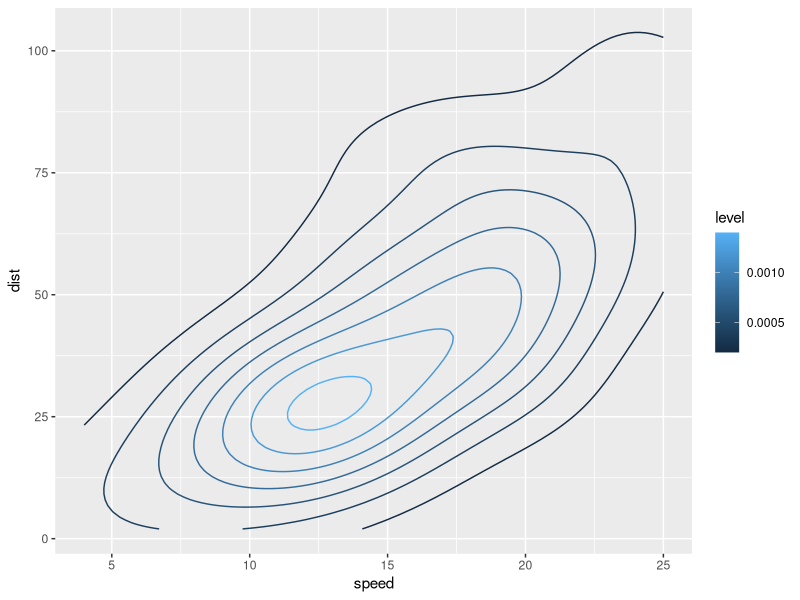
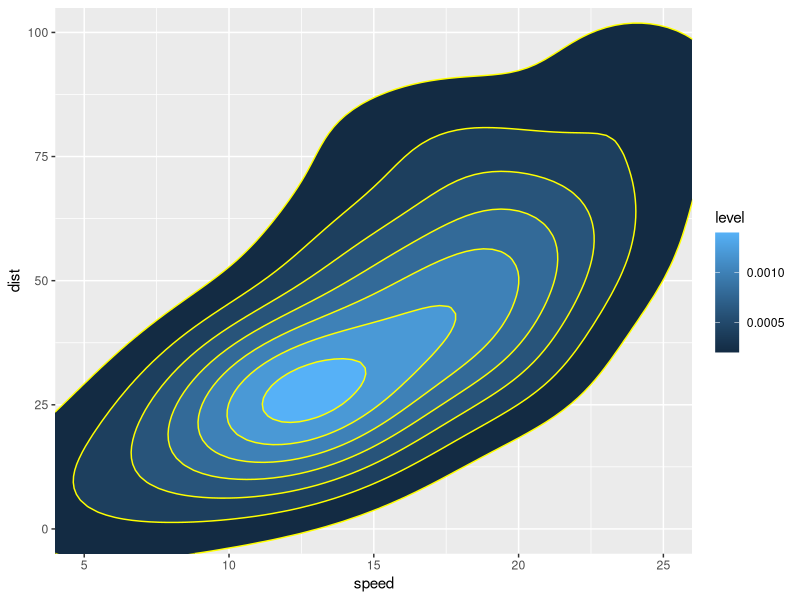

The R source for these figures, in order:
## STEP 1: USE geom_density_2d() TO DRAW CONTOUR PLOT
library(ggplot2)
ggplot(data = cars, aes(x = speed, y = dist)) + 
  geom_density_2d(aes(colour = ..level..))
## STEP 2: USE stat_density_2d() TO DRAW POLYGONS INSTEAD
ggplot(cars, aes(x = speed, y = dist)) + 
  stat_density_2d(geom = 'polygon',
                  aes(fill = ..level..),
                  colour = 'yellow') + 
  ylim(-10,110) + xlim(0,30) +
  coord_cartesian(xlim = c(5,25), ylim = c(0,100))